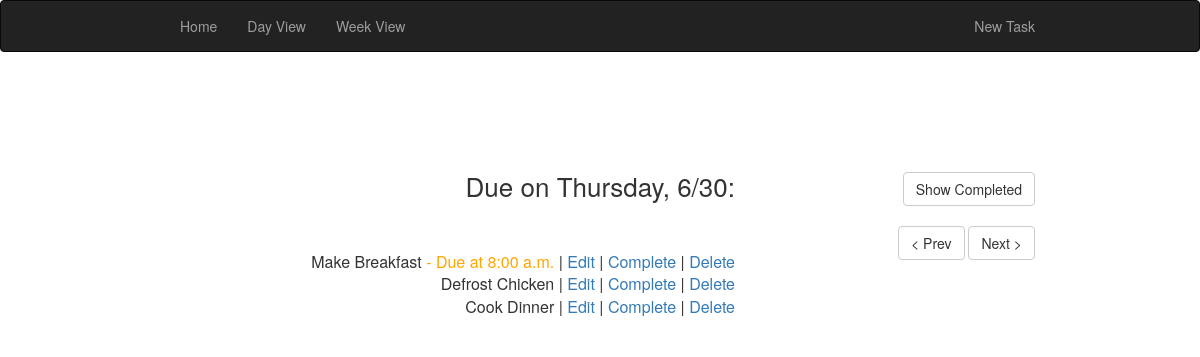
Screenshot of /todolist_app/day/2016-6-30/ with the database file from the repository.
### todolist_app/models.py (models this page shows, shortened)
class Task(models.Model):
    name = models.CharField(max_length=100)
    due = models.DateTimeField()
    complete = models.BooleanField(default=False)
    datetime_completed = models.DateTimeField(null=True, blank=True, default=None)
    def pastDue(self):
        if self.complete:
            return False
        return datetime.now() > self.due
    def dueSoon(self):
        TWELVE_HOURS = 60 * 60 * 12
        if self.pastDue() or self.complete:
            return False
        delta = self.due - datetime.now()
        if delta.days > 1:
            return False
        if delta.total_seconds() < TWELVE_HOURS:
            return True
        return False

### todolist_app/views.py (the view)
# urls.py: url(r'^day/(?P<year>\d{4})[-/](?P<month>\d{1,2})[-/](?P<day>\d{1,2})/$', views.day, name='day'),
def day(request, year=None, month=None, day=None):
    if not (year and month and day):
        today = datetime.now()
        return redirect('day', year=str(today.year), month=str(today.month), day=str(today.day))
    tasks = _getTasksByDate(year, month, day, False)
    d = date(int(year), int(month), int(day))
    weekday = d.strftime("%A")  # get weekday as string
    context = {
        'tasks': tasks,
        'weekday': weekday,
        'date': d,
        'next_day': d + timedelta(1), # used for pagination
        'prev_day': d - timedelta(1), # used for pagination
    }
    template = loader.get_template('todolist_app/day.html')
    return HttpResponse(template.render(context, request))

### todolist_app/views.py (called while the page is built)
def _getTasksByDate(year, month, day, completed):
    start = datetime(int(year), int(month), int(day), 0, 0, 0, 0)
    end =   datetime(int(year), int(month), int(day), 23, 59, 59, 9999)
    if completed:
        return Task.objects.filter(complete=True, datetime_completed__gte=start,
                                   datetime_completed__lte=end).order_by('datetime_completed')
    else:
        return Task.objects.filter(complete=False, due__gte=start, due__lte=end).order_by('due')

### todolist_app/templates/todolist_app/day.html (shortened to what this page needs)
{% extends 'todolist_app/base.html' %}
{% block content %}
<div class="row">
    <div class="col-sm-8">
<h2>Due on {{ weekday }}, {{ date.month }}/{{ date.day }}:</h2>
        <ul class="task-list">
            {% for task in tasks %}
                <li> {{ task.name }}
                     {% if task.dueSoon %} <span class="due-soon"> - Due at {{ task.due|date:"g:i a" }}</span> {% endif %}
                            | <a href="{% url 'edit_task' task.pk %}">Edit</a>
                            | <a href="#" onclick="return fireAjax('{% url 'complete_task' task.pk %}')">Complete</a>
                            | <a href="#" onclick="return fireAjax('{% url 'delete_task' task.pk %}')">Delete</a>
                </li>
            {% endfor %}
        </ul>
    </div>
    <div class="col-sm-4">
        <div class="pages">
            <div><a class="right save btn btn-default" href="{% url 'completed_day' date.year date.month date.day %}">Show Completed</a></div>
            <a class="save btn btn-default" href="{% url 'day' prev_day.year prev_day.month prev_day.day %}">&lt; Prev</a>
            <a class="save btn btn-default" href="{% url 'day' next_day.year next_day.month next_day.day %}">Next &gt;</a>
        </div>
    </div>
{% load staticfiles %}
{% endblock %}

### todolist_app/static/todolist_app/css/sitestyle.css (style rules this page uses)
ul { padding-left: 0; list-style-type: none; }
li { text-align: right; }
h2, h3 { margin-top: 0; text-align: right; }
h2 { font-size: 26px; margin-bottom: 50px; }
.row { margin-top: 100px; }
.pages { float: right; }
.pages a { margin-bottom: 20px; display: inline-block; }
.right { float: right; }
.task-list li { font-size: 16px; }
.due-soon { color: orange; }

### rows the page displays
Task: name "Make Breakfast", due "8:00 a.m."
Task: name "Defrost Chicken"
Task: name "Cook Dinner"

### other values shown
{{ weekday }} "Thursday"
{{ date.month }} "6"
{{ date.day }} "30"
